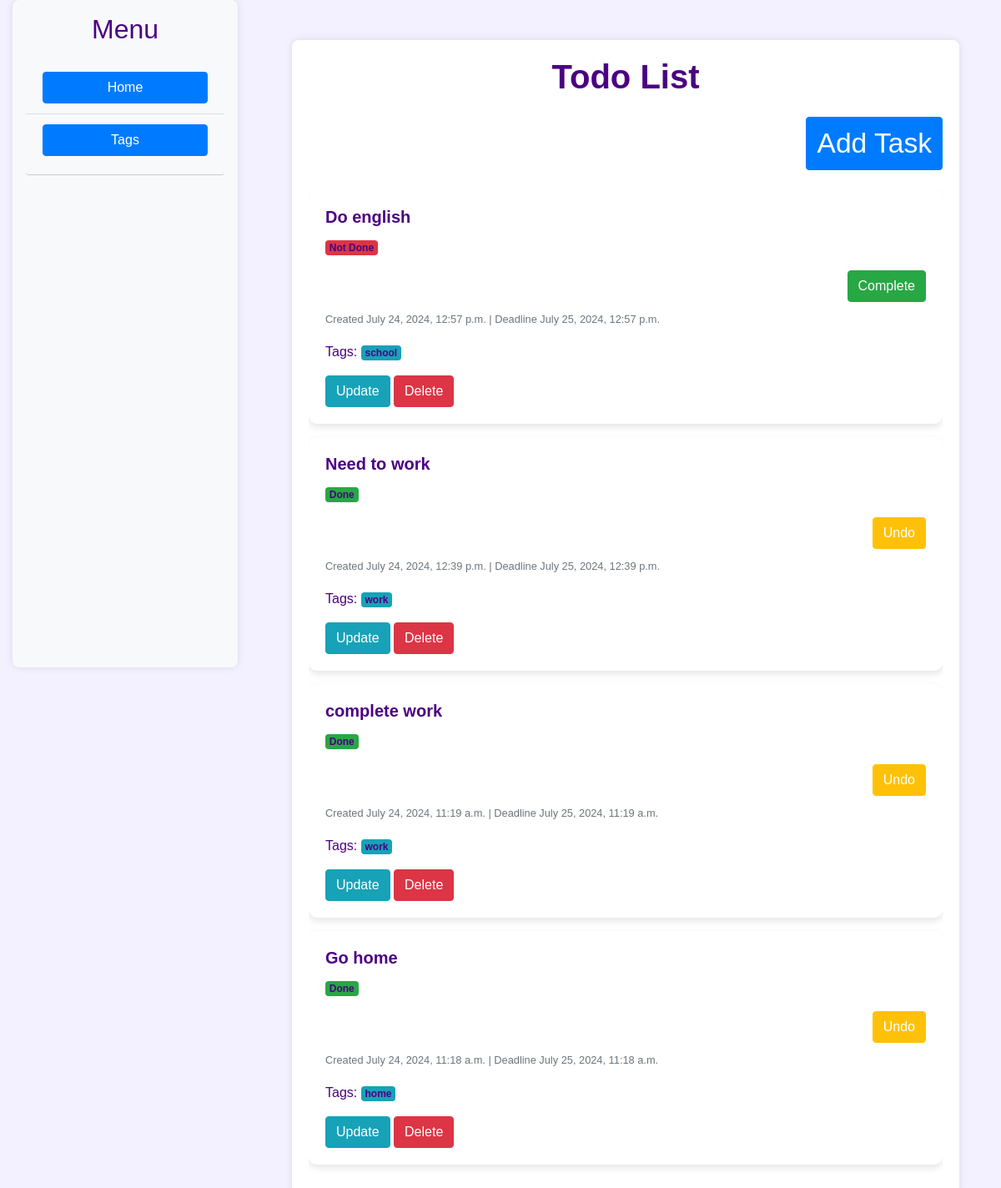
The page / on the database its author committed.
### app/models.py (models this page shows)
class Task(models.Model):
    content = models.TextField()
    creation_date = models.DateTimeField(auto_now_add=True, blank=True, null=True, editable=False)
    deadline = models.DateTimeField(null=True, blank=True)
    done = models.BooleanField(default=False, blank=True, null=True)
    tags = models.ManyToManyField(Tag)
    class Meta:
        ordering = ['done', '-creation_date']
    def deadline_time_1day(self):
        self.deadline = self.creation_date + timedelta(days=1)
        return self.deadline

class Tag(models.Model):
    name = models.CharField(max_length=50)
    def __str__(self):
        return self.name

### app/views.py (the view)
# urls.py: path("", IndexView.as_view(), name='index'),
class IndexView(ListView):
    model = Task
    template_name = "todo_list/index.html"
    def get_context_data(self, **kwargs):
        context = super(IndexView, self).get_context_data(**kwargs)
        tasks = Task.objects.all()
        context['tasks'] = tasks
        return context

### templates/todo_list/index.html
{% extends "base.html" %}
{% block content %}
	<div class="todo-container container mt-5">
		<h1 class="todo-header text-center mb-4">Todo List</h1>
		<h3 class="tag-add mb-4">
			<a href="{% url "app:add-task" %}" class="btn btn-primary">Add Task</a>
		</h3>
		<div class="table-responsive">
			{% for task in tasks %}
				<div class="card mb-3">
					<div class="card-body">
						<h5 class="card-title">{{ task.content }}</h5>
						<p class="card-text">
							{% if task.done %}
								<span class="badge bg-success">Done</span>
							{% else %}
								<span class="badge bg-danger">Not Done</span>
							{% endif %}
						</p>
						<div class="todo-actions mb-2">
							{% if task.done %}
								<a href="{% url 'app:undo-task' task.id %}" class="btn btn-warning text-white">Undo</a>
							{% else %}
								<a href="{% url 'app:complete-task' task.id %}" class="btn btn-success text-white">Complete</a>
							{% endif %}
						</div>
						<p class="card-text">
							<small class="text-muted">Created {{ task.creation_date }} | Deadline {{ task.deadline_time_1day }}</small>
						</p>
						<p class="card-text">
							Tags:
							{% for tag in task.tags.all %}
								<span class="badge bg-info">{{ tag }}</span>
							{% endfor %}
						</p>
						<a href="{% url 'app:update-task' task.pk %}" class="btn btn-info text-white">Update</a>
						<a href="{% url 'app:delete-task' task.pk %}" class="btn btn-danger text-white">Delete</a>
					</div>
				</div>
			{% endfor %}
		</div>
	</div>
{% endblock %}

### templates/base.html (shortened to what this page needs)
<!DOCTYPE html>
<html lang="en">
<head>
	<link href="https://stackpath.bootstrapcdn.com/bootstrap/4.5.2/css/bootstrap.min.css" rel="stylesheet">
	{% load static %}
	<link rel="stylesheet" href="{% static 'styles.css' %}">
</head>
<body>
<div class="container-fluid">
	<div class="row">
		<div class="col-md-3">
			{% block sidebar %}
				{% include "includes/sidebar.html" %}
			{% endblock %}
		</div>
		<div class="col-md-9">
			{% block content %}
			{% endblock %}
		</div>
	</div>
</div>
</body>
</html>

### templates/includes/sidebar.html
<div class="sidebar p-3 bg-light" style="height: 100vh; box-shadow: 0 0 10px rgba(0, 0, 0, 0.1); border-radius: 8px;">
    <h2 class="sidebar-header text-center" style="color: #4b0082;">Menu</h2>
    <ul class="list-group">
        <li class="list-group-item">
            <a href="{% url 'todo-list:index' %}" class="btn btn-primary w-100" style="color: white;">Home</a>
        </li>
        <li class="list-group-item">
            <a href="{% url 'todo-list:tags' %}" class="btn btn-primary w-100" style="color: white;">Tags</a>
        </li>
    </ul>
</div>

### static/styles.css (style rules this page uses)
body { background-color: #f3f0ff; color: #4b0082; font-family: Arial, sans-serif; }
.todo-container { max-width: 600px; margin: 50px auto; padding: 20px; background-color: #ffffff; box-shadow: 0 0 10px rgba(0, 0, 0, 0.1); border-radius: 8px; }
.todo-header { text-align: center; margin-bottom: 20px; color: #4b0082; }
.tag-add { text-align: right; margin-bottom: 20px; color: #4b0082; }
.sidebar { background-color: #ffffff; padding: 20px; box-shadow: 0 0 10px rgba(0, 0, 0, 0.1); border-radius: 8px; }
.sidebar-header { color: #4b0082; margin-bottom: 20px; }
.list-group-item { background-color: #f8f9fa; border: none; border-bottom: 1px solid #ddd; }
.list-group-item a { color: #4b0082; text-decoration: none; }
.list-group-item:last-child { border-bottom: none; }
.todo-actions { display: flex; gap: 10px; justify-content: flex-end; }
ul { border-bottom: 1px solid #ccc; padding-bottom: 10px; margin-bottom: 10px; }
.todo-container { max-width: 800px; margin: auto; }
.card { border: none; border-radius: 10px; box-shadow: 0 4px 8px rgba(0, 0, 0, 0.1); }
.todo-header { font-family: 'Arial', sans-serif; font-weight: bold; }
.tag-add a { font-size: 1.2em; }
.card-title { font-weight: bold; }

### rows shown on the page
Task: content "Do english", done "Not Done", creation_date "July 24, 2024, 12:57 p.m.", deadline_time_1day "July 25, 2024, 12:57 p.m."
Tag: name "school"
Task: content "Need to work", done "Done", creation_date "July 24, 2024, 12:39 p.m.", deadline_time_1day "July 25, 2024, 12:39 p.m."
Tag: name "work"
Task: content "complete work", done "Done", creation_date "July 24, 2024, 11:19 a.m.", deadline_time_1day "July 25, 2024, 11:19 a.m."
Task: content "Go home", done "Done", creation_date "July 24, 2024, 11:18 a.m.", deadline_time_1day "July 25, 2024, 11:18 a.m."
Tag: name "home"
